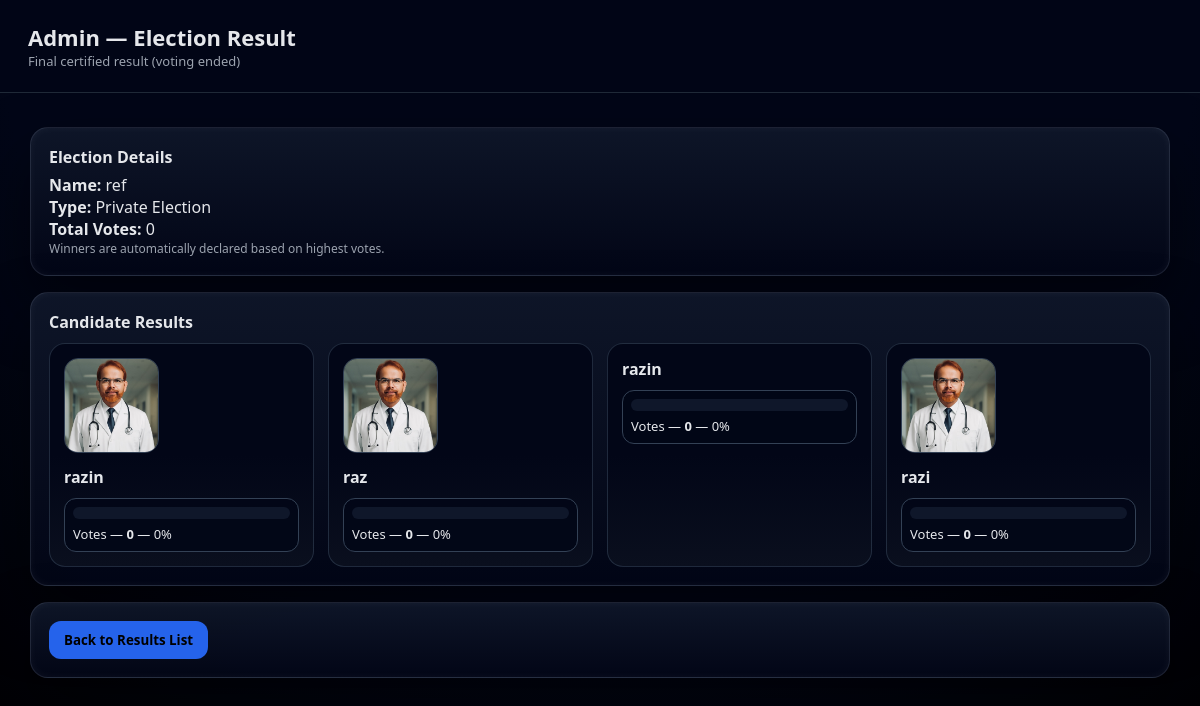
Page /admin/results/3 (signed in) on the committed database.
### app.py (models this page shows)
class Election(db.Model):
    id = db.Column(db.Integer, primary_key=True)
    admin_id = db.Column(db.Integer, db.ForeignKey("admin.id"))
    name = db.Column(db.String(120))
    election_type = db.Column(db.String(20))  # public / private
    public_code = db.Column(db.String(20), nullable=True)
    start_time = db.Column(db.String(40), nullable=True)
    end_time = db.Column(db.String(40), nullable=True)
    result_visible = db.Column(db.Boolean, default=True)
    candidates = db.relationship("Candidate", backref="election", cascade="all,delete")
    votes = db.relationship("Vote", backref="election", cascade="all,delete")
    whitelist = db.relationship("VoterWhitelist", backref="election", cascade="all,delete")

class Candidate(db.Model):
    id = db.Column(db.Integer, primary_key=True)
    election_id = db.Column(db.Integer, db.ForeignKey("election.id"))
    name = db.Column(db.String(120))
    party = db.Column(db.String(120), nullable=True)
    description = db.Column(db.String(255), nullable=True)
    photo = db.Column(db.String(255), nullable=True)

### app.py (the view)
@app.route("/admin/results/<eid>")
def admin_result_detail(eid):
    if not require_admin_login():
        return redirect("/")
    election = Election.query.get_or_404(eid)
    now = datetime.now()
    ended = False
    if election.end_time:
        ended = now >= datetime.fromisoformat(election.end_time)
    if election.election_type == "private" and not ended:
        flash("Private election results unlock only after end time")
        return redirect("/admin/results")
    candidates = Candidate.query.filter_by(election_id=election.id).all()
    result = []
    max_votes = 0
    for c in candidates:
        count = Vote.query.filter_by(candidate_id=c.id).count()
        max_votes = max(max_votes, count)
        result.append({
            "id": c.id,
            "name": c.name,
            "photo": c.photo,
            "party": c.party,
            "description": c.description,
            "count": count
        })
    for r in result:
        r["winner"] = (ended and r["count"] == max_votes and max_votes > 0)
    total_votes = Vote.query.filter_by(election_id=election.id).count()
    return render_template(
        "admin_result_detail.html",
        election=election,
        result=result,
        total_votes=total_votes,
        ended=ended        # <-- winner logic flag
    )

### app.py (called while the page is built)
def require_admin_login():
    if "admin_id" not in session or not session["admin_id"]:
        flash("Admin login required")
        return False
    return True

### templates/admin_result_detail.html (shortened to what this page needs)
<!DOCTYPE html>
<html lang="en">
<head>
</head>
<body>
<div class="topbar">
  <div class="title">Admin — Election Result</div>
  {% if ended %}
    <div class="subtext">Final certified result (voting ended)</div>
  {% else %}
    <div class="subtext">Early preview — Winner hidden until voting ends</div>
  {% endif %}
</div>
<div class="container">
<div class="card">
  <div class="section-title">Election Details</div>
  <p><b>Name:</b> {{ election.name }}</p>
  <p><b>Type:</b>
    {% if election.election_type == "public" %} Public Election
    {% else %} Private Election
    {% endif %}
  </p>
  <p><b>Total Votes:</b> {{ total_votes }}</p>
  <p class="note">
    {% if ended %}
      Winners are automatically declared based on highest votes.
    {% else %}
      Winner display is disabled while voting is active.
    {% endif %}
  </p>
</div>
<div class="card">
  <div class="section-title">Candidate Results</div>
  {% set tie_count = result | selectattr('winner') | list | length %}
  <div class="grid">
  {% for r in result %}
    <div class="cand-card
    ">
      {% if r.photo %}
        <img src="/static/uploads/{{ r.photo }}" class="cand-photo">
      {% endif %}
      <p><b>{{ r.name }}</b></p>
      <div class="bar-box">
        <div class="bar-track">
        </div>
        <div class="vote-label">
          Votes — <b>{{ r.count }}</b>
          <span class="pct"></span>
        </div>
      </div>
    </div>
  {% endfor %}
  </div>
</div>
<div class="card">
  <a href="/admin/results">
    <button class="btn-blue">Back to Results List</button>
  </a>
</div>
</div>
</body>
</html>

### templates/admin_result_detail.html (style rules this page uses)
* { margin:0;padding:0;box-sizing:border-box;font-family:'Segoe UI',Arial; }
body { min-height:100vh; background:radial-gradient(circle at top,#020617,#020617 60%,#000); color:#e5e7eb; display:flex; flex-direction:column; align-items:center; }
.topbar { width:100%; padding:22px 28px; background:rgba(2,6,23,.9); border-bottom:1px solid #1f2937; backdrop-filter:blur(8px); }
.title { font-size:22px; font-weight:700; }
.subtext { color:#9ca3af; font-size:13px; }
.container { width:1200px; max-width:95%; margin-top:18px; }
.card { background:linear-gradient(180deg,rgba(15,23,42,.92),rgba(2,6,23,.92)); border:1px solid rgba(148,163,184,.18); border-radius:18px; padding:18px; margin-top:16px; box-shadow: 0 30px 60px rgba(0,0,0,.5), inset 0 0 8px rgba(255,255,255,.05); transition:.25s; }
.section-title { font-weight:700; margin-bottom:6px; }
.note { color:#9ca3af; font-size:12px; }
.grid { display:grid; grid-template-columns:repeat(auto-fill,minmax(260px,1fr)); gap:14px; margin-top:10px; }
.cand-card { background:linear-gradient(180deg,#020617,#020617,#0a0f1e); border:1px solid rgba(51,65,85,.6); border-radius:16px; padding:14px; transition:.25s; }
.cand-photo { width:95px; height:95px; border-radius:14px; border:1px solid #334155; object-fit:cover; margin-bottom:8px; }
.bar-box { margin-top:10px; background:rgba(2,6,23,.85); border:1px solid #334155; border-radius:12px; padding:8px; }
.bar-track { width:100%; height:12px; background:#0f172a; border-radius:12px; overflow:hidden; }
.vote-label { margin-top:6px; font-size:13px; }
button { padding:10px 15px; border-radius:12px; border:none; font-weight:600; cursor:pointer; }
.btn-blue { background:#2563eb; }

### rows in the picture
Election: name "ref"
Candidate: photo (picture), name "razin", count "0"
Candidate: photo (picture), name "raz", count "0"
Candidate: name "razin", count "0"
Candidate: photo (picture), name "razi", count "0"

### other values in the picture
{{ total_votes }} "0"
